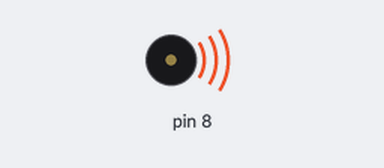
A sketch run on a simulated Arduino Uno, built with avr-gcc and run on an emulated ATmega328P. On the bench: buzzer (waves = sounding).

Above: at 0.12 s.
At 8.41 s:
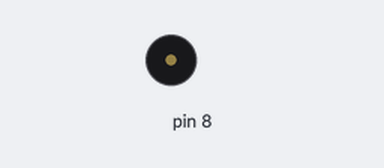
Timing chart, 0 to 8.7 s (numbered marks = the images above):
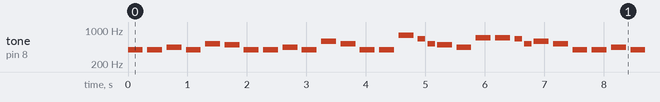

Measured:
- by itself, tone on pin 8: plays 392 Hz for 0.25 s, 392 Hz for 0.25 s, 440 Hz for 0.25 s, 392 Hz for 0.25 s, 523 Hz for 0.25 s, 494 Hz for 0.25 s … (365 notes in this stretch)

The sketch:

copy_of_arduino_uno1.ino
```cpp
// Define notas musicais
#define NOTE_G4 392
#define NOTE_A4 440
#define NOTE_B4 494
#define NOTE_C5 523
#define NOTE_D5 587
#define NOTE_E5 659
#define NOTE_F5 698
#define NOTE_G5 784
class Melodia {
  int* notas;
  int* duracoes;
  int tamanho;
  int pino;
public:
  Melodia(int* n, int* d, int t, int p) : notas(n), duracoes(d), tamanho(t), pino(p) {}
  void tocar() {
    for (int i = 0; i < tamanho; i++) {
      int duracao = 1000 / duracoes[i];
      tone(pino, notas[i], duracao);
      delay(duracao * 1.3);
      noTone(pino);
    }
  }
};

// Dados da melodia
int notas[] = {
  NOTE_G4, NOTE_G4, NOTE_A4, NOTE_G4, NOTE_C5, NOTE_B4,
  NOTE_G4, NOTE_G4, NOTE_A4, NOTE_G4, NOTE_D5, NOTE_C5,
  NOTE_G4, NOTE_G4, NOTE_G5, NOTE_E5, NOTE_C5, NOTE_B4, NOTE_A4,
  NOTE_F5, NOTE_F5, NOTE_E5, NOTE_C5, NOTE_D5, NOTE_C5,
  NOTE_G4, NOTE_G4, NOTE_A4, NOTE_G4, NOTE_C5, NOTE_B4,
  NOTE_G4, NOTE_G4, NOTE_A4, NOTE_G4, NOTE_D5, NOTE_C5
};
int duracoes[] = {
  4, 4, 4, 4, 4, 4,
  4, 4, 4, 4, 4, 4,
  4, 4, 4, 8, 8, 4, 4,
  4, 4, 8, 8, 4, 4,
  4, 4, 4, 4, 4, 4,
  4, 4, 4, 4, 4, 4
};
Melodia melodia(notas, duracoes, sizeof(notas) / sizeof(notas[0]), 8);
void setup() {

}
void loop() {
  melodia.tocar();
  delay(2000);
}
```
